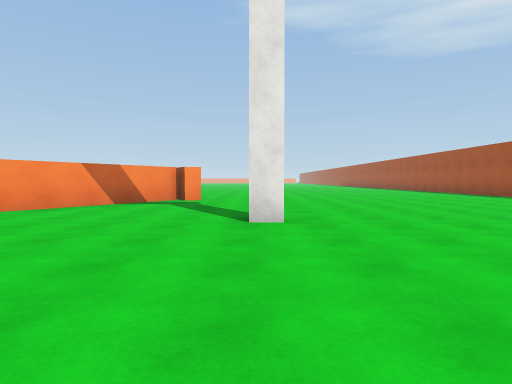
[1] (above)

17 first-person views from a walk through a scene from a Unity 3-D project. The camera is 1.2 m above the floor, tilts 2° down and sees 75° across. The floor is counted in squares, 2 m on a side. Each view is taken from the middle of a square. On the plan, view 1 faces up. The plan holds only what a view shows up to about 10 squares ahead; the rest is blank. The place goes on beyond the plan. The player character is not drawn. Surface patterns are stand-ins for the level's own textures.

[2]
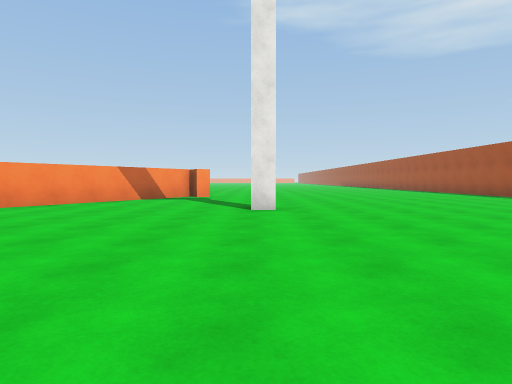

[3]
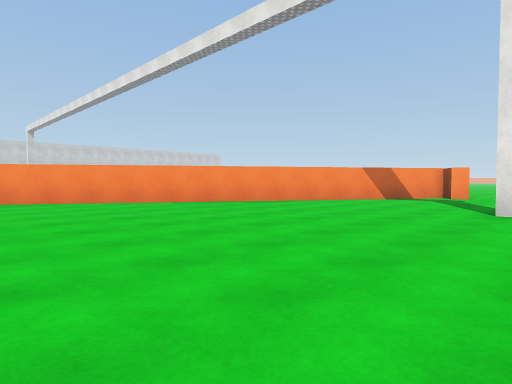

[4]
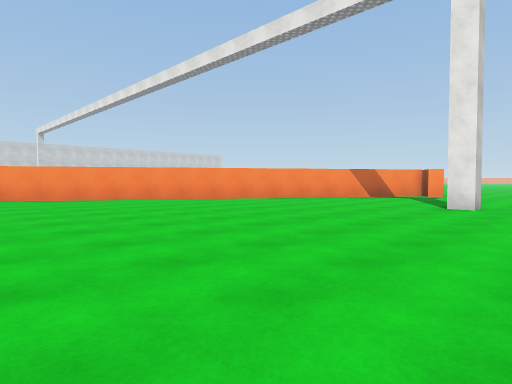

[5]
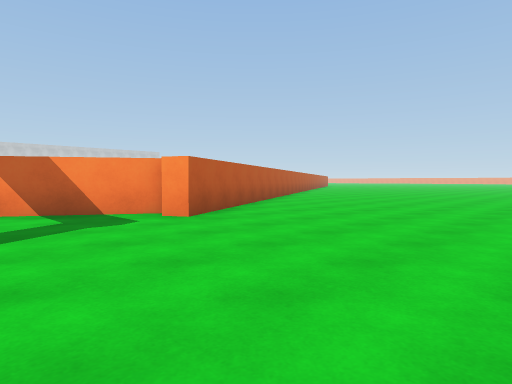

[6]
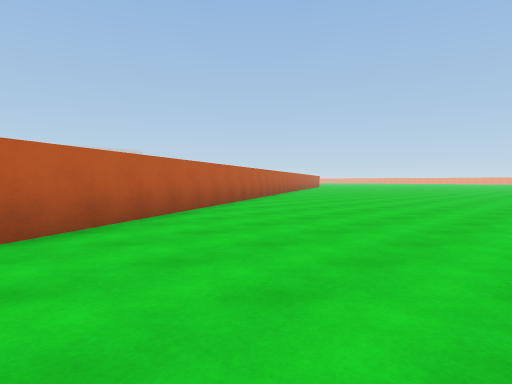

[7]
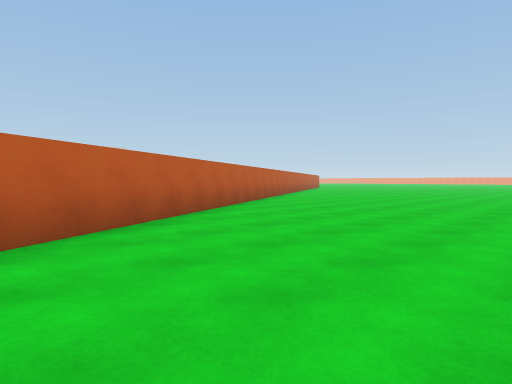

[8]
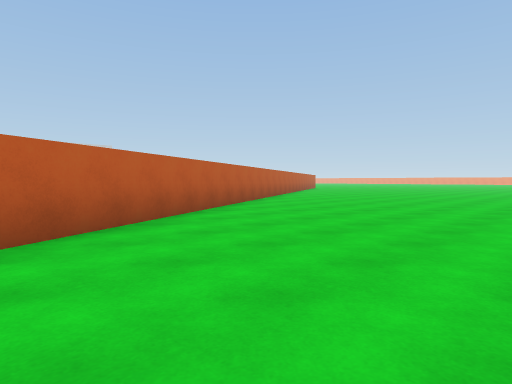

[9]
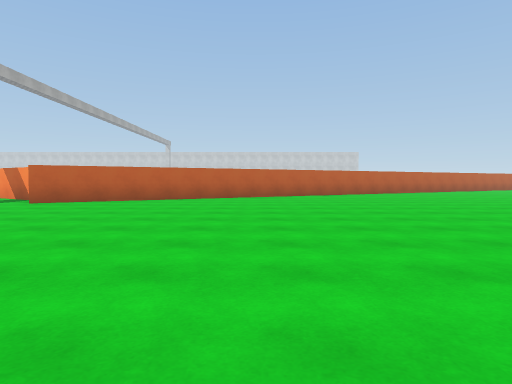

[10]
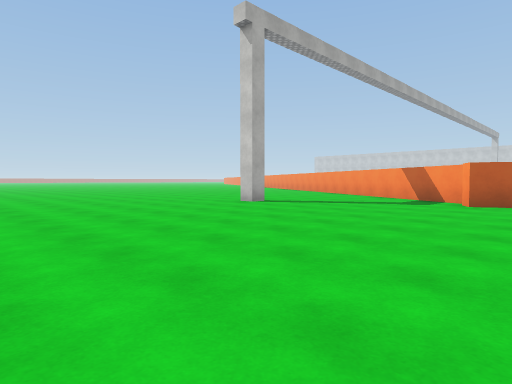

[11]
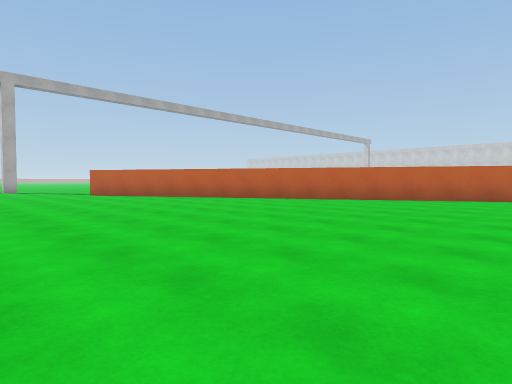

[12]
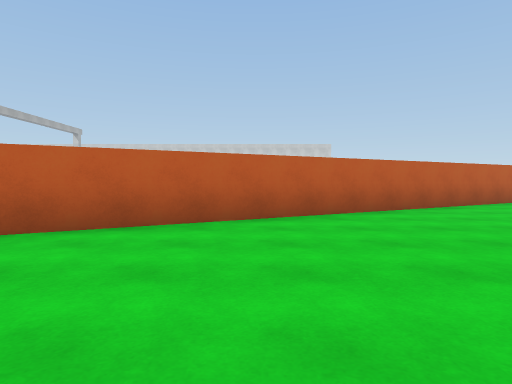

[13]
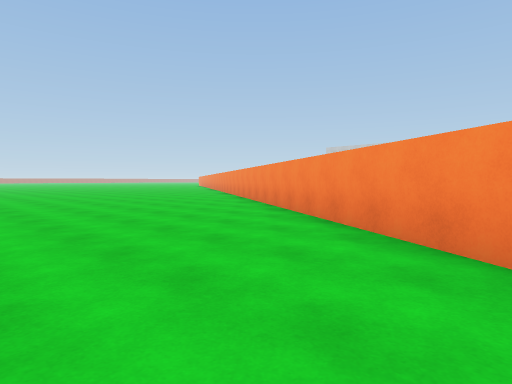

[14]
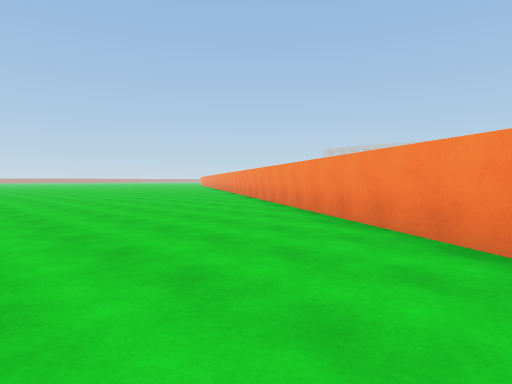

[15]
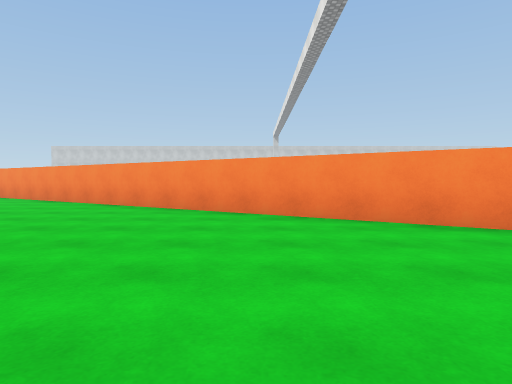

[16]
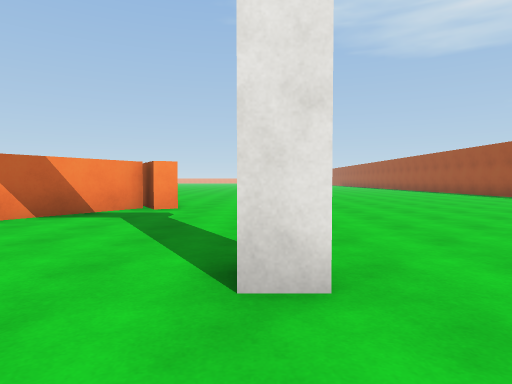

[17]
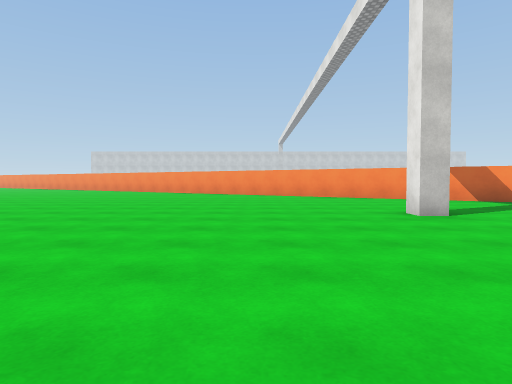

### Floor plan
Points are (right, up) in squares from view 1. A wall is a line through its corners. A room is listed if a view was taken in it or the views show most of it. See-through windows are left out.
Room 1 (views 1, 2, 3, 4, 5, 6, 7, 8, 9, 10, 11, 12, 13, 14, 15, 16, 17)
walls: (-2.4, 10.2) (-11.1, -3.6); (-0.1, 5.3) (0.4, 5.3) (0.4, 4.8) (-0.1, 4.8); (-10.1, 25.6) (-1.7, 10.1) (-2.1, 9.9)

Positions as (right, up) in squares from view 1, and headings:
1: (0, 0), facing up
2: (0, -2), facing up
3: (1, -2), facing up-left
4: (2, -3), facing up-left
5: (3, 7), facing up-left
6: (2, 10), facing up-left
7: (0, 13), facing up-left
8: (-1, 15), facing up-left
9: (7, 16), facing left
10: (7, 12), facing down-left
11: (3, 24), facing down-left
12: (-3, 22), facing left
13: (-5, 2), facing down-left
14: (-4, 3), facing down-left
15: (-1, 3), facing left
16: (0, 3), facing up
17: (6, 2), facing left
